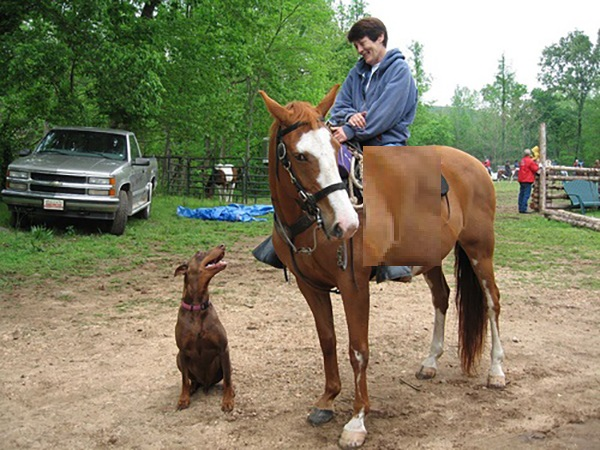
#> input picture Test_opencv/Test.jpg, 600 x 450 px
$ python Filter_HSV_Trackbars.py
#> lines starting #> are read from the running program, lines starting #| are printed output that depends on the picture; after the words box and inside, x2 and y2 are one past the last pixel; in counts of white or black regions, pixels touching at a corner belong together
import cv2
import numpy as np


def callback(*arg):
    pass


cv2.namedWindow('Picture', cv2.WINDOW_AUTOSIZE)
cv2.namedWindow('Settings', cv2.WINDOW_NORMAL)

img = cv2.imread('Test.jpg')
#> img is the input picture: shape (450, 600, 3); mean B, G, R 99.7, 127, 129.8
img = cv2.medianBlur(img, 5)
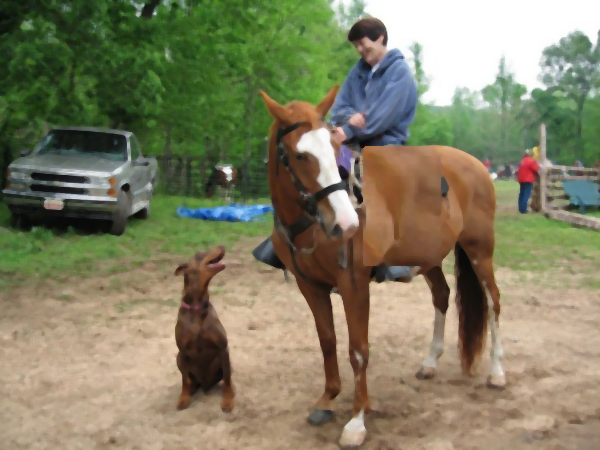
#> img: shape (450, 600, 3); mean B, G, R 99.5, 126.8, 129.7
cv2.imshow('Picture', img)
cv2.waitKey(0)

cv2.createTrackbar('h1', 'Settings', 0, 255, callback)
#> slider 'h1' is set to 85
cv2.createTrackbar('s1', 'Settings', 0, 255, callback)
#> slider 's1' is set to 85
cv2.createTrackbar('v1', 'Settings', 0, 255, callback)
#> slider 'v1' is set to 85
cv2.createTrackbar('h2', 'Settings', 255, 255, callback)
cv2.createTrackbar('s2', 'Settings', 255, 255, callback)
cv2.createTrackbar('v2', 'Settings', 255, 255, callback)

while True:
    hsv = cv2.cvtColor(img, cv2.COLOR_BGR2HSV)
#> hsv: shape (450, 600, 3); mean H, S, V 33.8, 91.3, 141.5

    h1 = cv2.getTrackbarPos('h1', 'Settings')
    s1 = cv2.getTrackbarPos('s1', 'Settings')
    v1 = cv2.getTrackbarPos('v1', 'Settings')
    h2 = cv2.getTrackbarPos('h2', 'Settings')
    s2 = cv2.getTrackbarPos('s2', 'Settings')
    v2 = cv2.getTrackbarPos('v2', 'Settings')

    h_min = np.array((h1, s1, v1), np.uint8)
    h_max = np.array((h2, s2, v2), np.uint8)

    thresh = cv2.inRange(hsv, h_min, h_max)
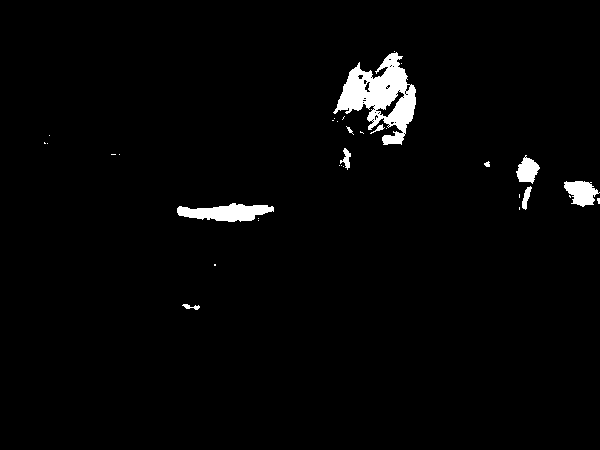
#> thresh: shape (450, 600); 2.3% white; 33 white regions (23 under 20 px), largest, box (x1, y1, x2, y2) and area: (333, 52, 416, 145) 3583, (177, 203, 274, 222) 1166, (564, 181, 600, 207) 597

    cv2.imshow('Picture', thresh)

    key = cv2.waitKey(5)
#> (key Esc is pressed here)
    if key == 27:
        break

cv2.destroyAllWindows()
print(h_min)
print()
print(h_max)
